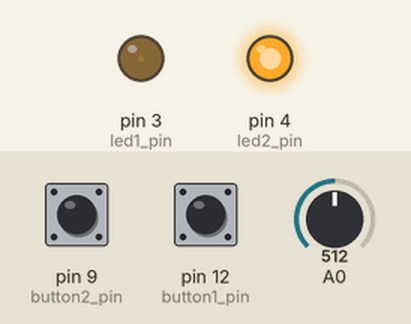
The sketch below on a simulated Arduino Uno, built with avr-gcc and run on an emulated ATmega328P. Shown: output pins drawn as LEDs (lit = HIGH). Inputs (shaded band) come from the test bench; at power-on: pin 12 (button1_pin) HIGH, A0 = 512, pin 9 (button2_pin) HIGH.

Above: at 1.2 s.
1.3 s: pin 12 (button1_pin) pulled LOW for 0.15 s
At 1.45 s:
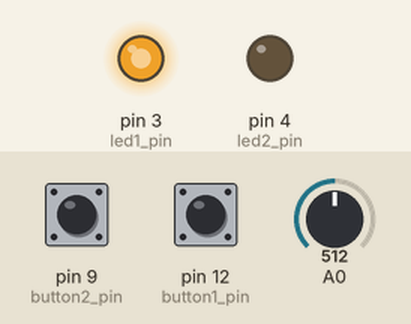
At 2.39 s:
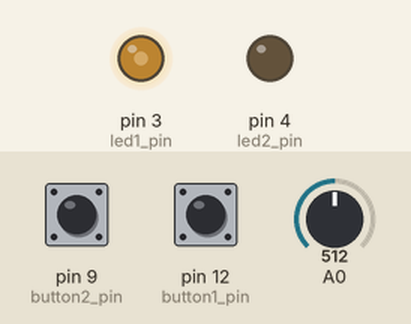
4.3 s: A0 set to 900
7.3 s: pin 9 (button2_pin) pulled LOW for 0.15 s
10.3 s: pin 9 (button2_pin) pulled LOW for 1 s
13.3 s: pin 12 (button1_pin) pulled LOW for 1 s
At 14.9 s:
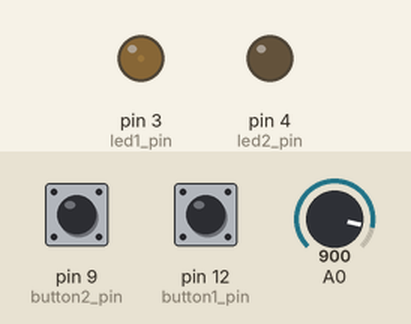
17.3 s: A0 set to 306
Timing chart, 0 to 21.3 s (numbered marks = the images above; inputs shaded):
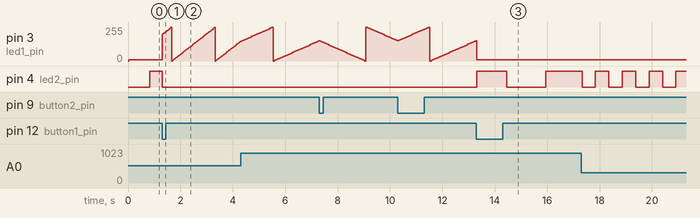

The sketch:

class2_-_1_buttons.ino
```cpp
int led1_pin =  3;                // the number of the LED1 pin
int led1_state = 1;             // remebers the state of the LED1

int led2_pin =  4;                // the number of the LED2 pin
int led2_state = 1;             // remebers the state of the LED2

unsigned long  previous_time1 = 0;  // will store last time LED1 was updated
unsigned long  previous_time2 = 0;  // will store last time LED2 was updated

unsigned long current_time;         // will store the current "time"

unsigned long interval1 = 500;                //the interval that LED1 will change
unsigned long interval2 = 25;                //the interval that LED2 will change

int pot1_value; //store the reading from the potentiomeer

int prev_button1_state;
int button1_state;
int latch1 = 1;

int prev_button2_state;
int button2_state;
int latch2 = 0;

int button1_pin = 12;
int button2_pin = 9;

int osc1;
byte expo_table[300];


void setup() {

  pinMode(led1_pin, OUTPUT); // set the LED pins as outputs
  pinMode(led2_pin, OUTPUT);

  pinMode(button1_pin, INPUT_PULLUP); //Without this on the correct pin digitalRead won't work
  pinMode(button2_pin, INPUT_PULLUP); //Without this on the correct pin digitalRead won't work

}

void loop()
{
  current_time = millis(); //call the function millis() to get the time in milliseconds that hve ellapsed since the device started

  pot1_value = analogRead(A0); // returns a value from 0 to 1023 (10bits)
  interval2 = pot1_value / 20; //20 is arbitrary

  prev_button1_state = button1_state; // what was the button state last loop?
  button1_state = digitalRead(button1_pin); // update the button

  prev_button2_state = button2_state;
  button2_state = digitalRead(button2_pin);

  if (button1_state == 0 && prev_button1_state == 1) { // is the button being pressed now (0) and was it not being pressed last loop?
    latch1 = !latch1; //set latch equal to NOT latch one. Set it to it's opposite
  }

  if (button2_state == 0 && prev_button2_state == 1) {
    latch2 = !latch2;
  }

  if (current_time - previous_time2 > interval2) { //has "interval2" amount of time past since we last executed this code?
    previous_time2 = current_time;

    if (latch2 == 0) {
      osc1 += 4; //add 4 to the current value of osc1
      if (osc1 > 255) { // if it's over 255, make it 0. The highest value we can analogWrite is 255 (8 bits)
        osc1 = 0;
      }
    }

    if (latch2 == 1) {
      osc1 -= 4; //subtract 4 from the current value of osc1
      if (osc1 < 0) { // if it's less than 0, make it 255.
        osc1 = 255;
      }

    }

    if (latch1 == 0) {
      led1_state = osc1;
      led2_state = 10;
    }

    if (latch1 == 1) {
      led1_state = 10;
      led2_state = osc1;
    }

    analogWrite(led1_pin, led1_state);   // Write the value "led2_state" to "led2_pin.
    analogWrite(led2_pin, led2_state);   // Write the value "10" to "led2_pin.

  }


}
```

Measured:
- after the input at 1.3 s, pin 3 (led1_pin): ramps from 0/255 to 252/255 and jumps back, once every 1.7 s
- after the input at 13.3 s, pin 4 (led2_pin): LOW → HIGH at once, → LOW 1.1 s later, → HIGH 1.5 s later
